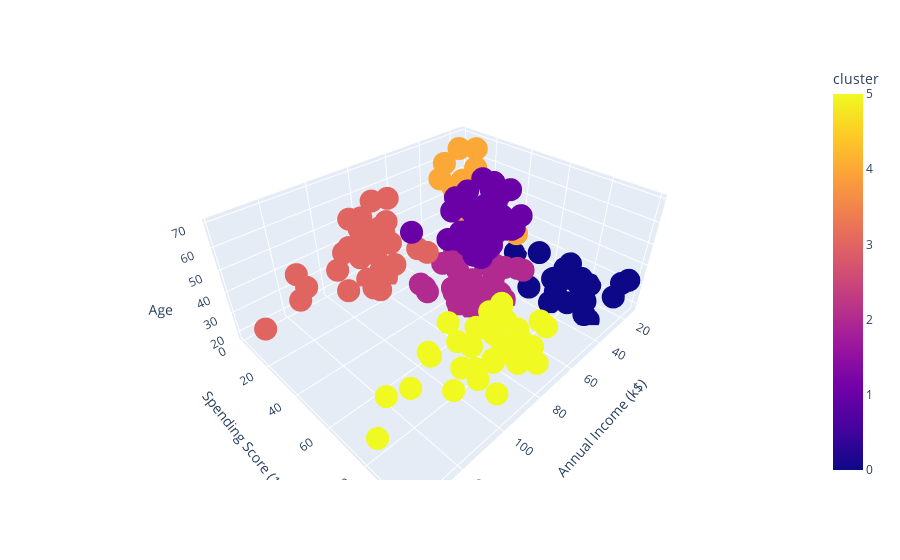

Notebook code cell kept with this figure:
### Markdown cell above
- As a challenge make a 3D scatterplot!  See [link here](https://www.geeksforgeeks.org/3d-scatter-plotting-in-python-using-matplotlib/) for info on 3D scatterplot

### Code cell
import plotly.express as px
px.scatter_3d(df,
              x='Annual Income (k$)',
              y='Spending Score (1-100)',
              z='Age',
              color='cluster')

### Figure 1 — Plotly figure (JSON) as saved in the notebook; plotly's stock layout.template omitted (floating-point values rounded to 4 significant figures; data arrays with more than 128 entries replaced by an {"elided": "..."} marker saying what was removed)
{"data": [{"hovertemplate": "Annual Income (k$)=%{x}<br>Spending Score (1-100)=%{y}<br>Age=%{z}<br>cluster=%{marker.color}<extra></extra>", "legendgroup": "", "marker": {"color": {"elided": "200 int values"}, "coloraxis": "coloraxis", "symbol": "circle"}, "mode": "markers", "name": "", "scene": "scene", "showlegend": false, "type": "scatter3d", "x": {"elided": "200 int values"}, "y": {"elided": "200 int values"}, "z": {"elided": "200 int values"}}], "layout": {"coloraxis": {"colorbar": {"title": {"text": "cluster"}}, "colorscale": [[0, "#0d0887"], [0.1111, "#46039f"], [0.2222, "#7201a8"], [0.3333, "#9c179e"], [0.4444, "#bd3786"], [0.5556, "#d8576b"], [0.6667, "#ed7953"], [0.7778, "#fb9f3a"], [0.8889, "#fdca26"], [1, "#f0f921"]]}, "legend": {"tracegroupgap": 0}, "margin": {"t": 60}, "scene": {"domain": {"x": [0, 1], "y": [0, 1]}, "xaxis": {"title": {"text": "Annual Income (k$)"}}, "yaxis": {"title": {"text": "Spending Score (1-100)"}}, "zaxis": {"title": {"text": "Age"}}}}}
